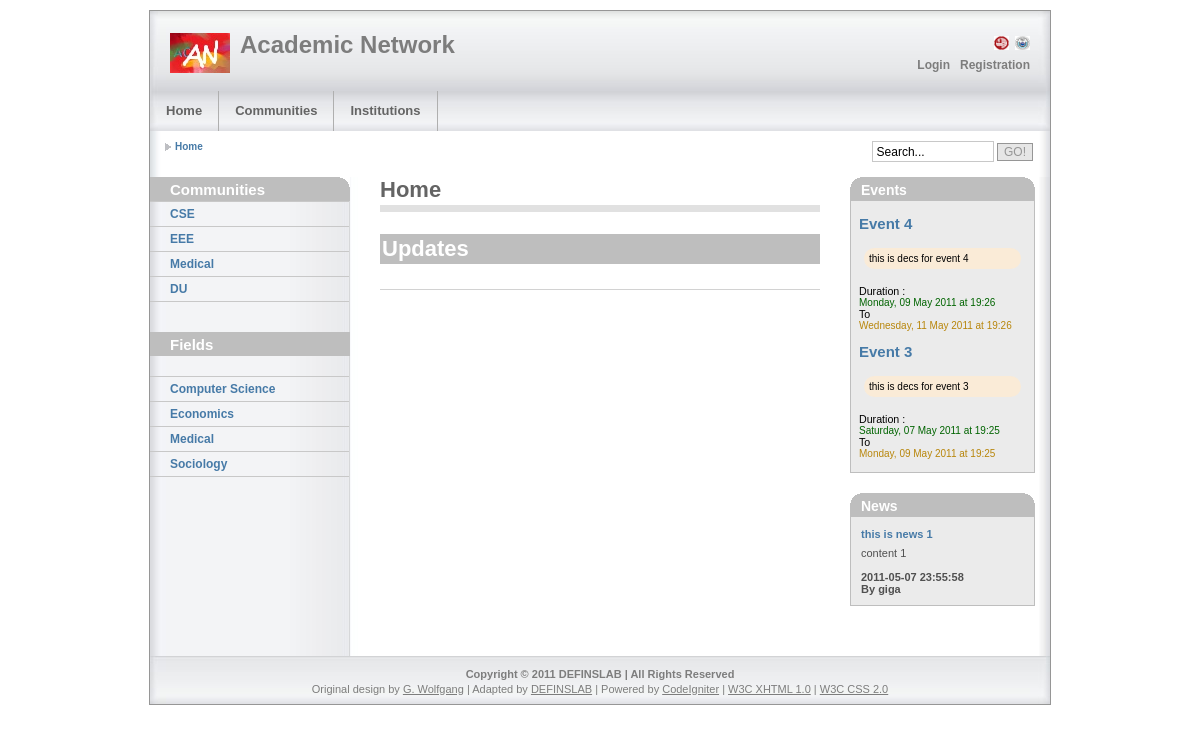
Before: / with the older database file.
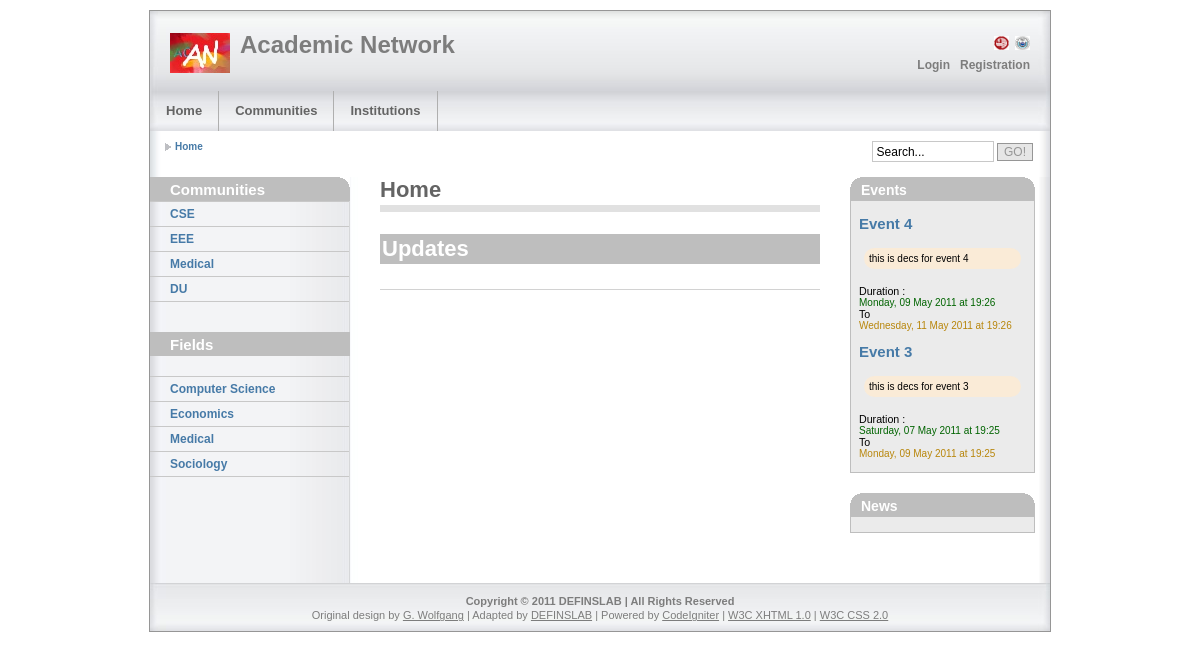
After: the same page with the newer database file.
### tables this page shows
CREATE TABLE IF NOT EXISTS `event` (
  `event_id` int(10) NOT NULL AUTO_INCREMENT,
  `title` varchar(100) NOT NULL,
  `description` text NOT NULL,
  `start_date_time` datetime NOT NULL,
  `end_date_time` datetime NOT NULL,
  `publisher_name` char(20) NOT NULL,
  `date_time` date DEFAULT NULL,
  PRIMARY KEY (`event_id`),
  KEY `publisher_id` (`publisher_name`)
);

CREATE TABLE IF NOT EXISTS `news` (
  `news_id` int(10) NOT NULL AUTO_INCREMENT,
  `heading` varchar(100) NOT NULL,
  `content` text NOT NULL,
  `type` varchar(100) NOT NULL,
  `publisher_name` char(20) NOT NULL,
  `date_time` datetime NOT NULL,
  PRIMARY KEY (`news_id`),
  KEY `publisher_name` (`publisher_name`)
);

### application/models/model_event.php (called while the page is built, shortened)
<?php
class Model_event extends CI_Model {
    function Get($id=null, $order="", $start=0, $limit=10,$obj=false) {
        $this->db->select('*');
        $query = "";
        if ($id != null) {
            $query = $this->db->get_where('event', array('event_id' => $id), 1);
        } else {
            if ($order != "" && is_array($order)) {
                foreach ($order as $key => $val) {
                    $this->db->order_by($key, $val);
                }
            }
            $query = $this->db->get('event', $limit, $start);
        }
        if (!$obj)
            return $query->result_array();
        else
            return $query->result();
    }
}
?>

### application/controllers/home.php (called while the page is built, shortened)
<?php if ( ! defined('BASEPATH')) exit('No direct script access allowed');
   class home extends CI_Controller {
           var $isPublicView = true;
           function index(){
               $this->LoadHomeView();
           }
           function LoadHomeView()
           {
              $this->currentUsername = $this->Model_user->GetLoggedInUsername();
              $this->page->title = "Home";
              $this->page->breadcrumbs = array(
                  "Home" => base_url()
              );
              $nav1 = array();
              if($this->isPublicView){
                $nav1["Login"]=site_url('login');
                $nav1["Registration"] = site_url('register');
              }
              else{
                $nav1[$this->currentUsername]=site_url('profile');
                $nav1["Logout"]=site_url('logout');
              }
              $this->page->nav1 = $nav1;
              $this->page->set(array('jquery-ui-1.8.12.custom'), 'css');
              $this->page->set(array('timepicker-addon'), 'css');
              $this->page->set(array('community', 'jquery-ui-1.8.12.custom.min'), 'js');
              $this->page->set(array('community', 'jquery-ui-timepicker-addon'), 'js');
              $this->page->set(array('home','curvycorners'),'js');
              $this->page->set(array('home'),'css');
              $order = array('date_time'=>'desc');
              $left_sidebar = array();
              $left_sidebar[] = array('Communities', "sidebars/communities");
              $left_sidebar[] =array('Fields', "sidebars/fields");
               $main_content = array();
               $main_content[0] =  array("Home", "home",array("username"=>$this->currentUsername));
              $news  = $this->Model_news->Get(null,$order,0,2,true);
              $event = $this->Model_event->Get(null,array('start_date_time'=>'desc'),0,2,true);
              $right_sidebar = array();
              $right_sidebar[0] = array("Events", "sidebars/events",array("event"=>$event));
              $right_sidebar[1] = array("News", "sidebars/news",array("news"=>$news));
              $this->page->loadViews(
                    $left_sidebar,
                    $main_content,
                    $right_sidebar
                    );
          }
   }
?>

### index.php (called while the page is built, shortened)
<?php
require_once BASEPATH.'core/CodeIgniter'.EXT;

### application/libraries/Util.php (called while the page is built, shortened)
<?php
class Util {
    function FormatMySqlDateTime($datetime,$format="")
    {
        if($format=="")
            return date_format(date_create($datetime), 'l, d F Y \a\t H:i');
        else
            return date_format(date_create($datetime), $format);
    }
}
?>

### application/models/model_news.php (called while the page is built, shortened)
<?php
 class Model_News extends CI_Model {
       function Get($id=null,$order="",$start=0,$limit=10,$obj=false)
       {
         $this->db->select('*');
         $query = "";
         if($id!=null){
           $query = $this->db->get_where('news',array('news_id'=>$id),1);
         }
         else{
            if($order!="" && is_array($order))
            {
               foreach($order as $key=>$val)
               {
                  $this->db->order_by($key,$val);
               }
            }
            $query = $this->db->get('news',$limit,$start);
         }
         if(!$obj)
            return  $query->result_array();
         else
            return  $query->result();
       }
   }
?>

### application/views/default/sidebars/events.php (the view)
<?php foreach ($event as $row): ?>
    <div id= 'event-<?= $row->event_id ?>' class="events" style="padding:4px;margin: 4px">
        <h2 class="rounded"><a href=#><?= ucfirst($row->title) ?></a></h2>
        <br/>
        <div class="rounded" style="background-color:antiquewhite;color:black;margin:5px;padding:5px;font-family:verdana,arial,sans-serif">
            <?= $row->description ?>
        </div>
        <br/>
        <span style="font-size:8pt">Duration :</span>
        <br/>
        <span style="color:darkgreen;">
            <?=
               $this->util->FormatMySqlDateTime($row->start_date_time)
            ?>
        </span>
        <br/>
        <span style="font-size:8pt">To</span>
        <br/>
        <span style="color:darkgoldenrod;">
           <?=
              $this->util->FormatMySqlDateTime($row->end_date_time)
           ?>
        </span>
    </div>
<?php endforeach; ?>

### application/views/default/sidebars/news.php
<?php foreach ($news as $row): ?>
    <h3><a href=#><?= $row->heading ?></a></h3>
    <p><?= $row->content ?></p>
    <h3><?= $row->date_time ?><br/> By <?= $row->publiser_name ?></h3>
<?php endforeach; ?>

Changed rows visible on the page:
removed news: heading "this is news 1", content "content 1", date_time "2011-05-07 23:55:58", publiser_name "giga"
